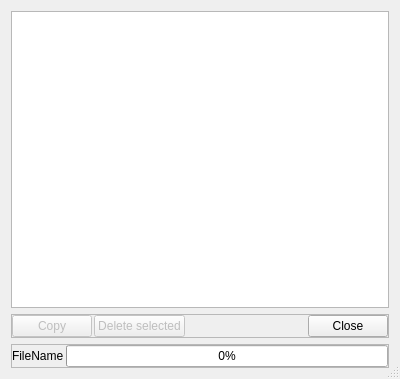
<?xml version="1.0" encoding="UTF-8"?>
<ui version="4.0">
 <class>DownloadDialog</class>
 <widget class="QDialog" name="DownloadDialog">
  <property name="geometry">
   <rect>
    <x>0</x>
    <y>0</y>
    <width>400</width>
    <height>379</height>
   </rect>
  </property>
  <property name="windowTitle">
   <string>Download</string>
  </property>
  <property name="sizeGripEnabled">
   <bool>true</bool>
  </property>
  <layout class="QVBoxLayout" name="verticalLayout">
   <item>
    <widget class="QListWidget" name="lwFiles">
     <property name="editTriggers">
      <set>QAbstractItemView::NoEditTriggers</set>
     </property>
     <property name="showDropIndicator" stdset="0">
      <bool>false</bool>
     </property>
     <property name="selectionMode">
      <enum>QAbstractItemView::ExtendedSelection</enum>
     </property>
     <property name="selectionBehavior">
      <enum>QAbstractItemView::SelectRows</enum>
     </property>
     <property name="selectionRectVisible">
      <bool>true</bool>
     </property>
    </widget>
   </item>
   <item>
    <widget class="QFrame" name="btn_frame">
     <property name="frameShape">
      <enum>QFrame::StyledPanel</enum>
     </property>
     <property name="frameShadow">
      <enum>QFrame::Raised</enum>
     </property>
     <layout class="QHBoxLayout" name="horizontalLayout">
      <property name="spacing">
       <number>2</number>
      </property>
      <property name="leftMargin">
       <number>0</number>
      </property>
      <property name="topMargin">
       <number>0</number>
      </property>
      <property name="rightMargin">
       <number>0</number>
      </property>
      <property name="bottomMargin">
       <number>0</number>
      </property>
      <item>
       <widget class="QPushButton" name="bCopy">
        <property name="enabled">
         <bool>false</bool>
        </property>
        <property name="text">
         <string>Copy</string>
        </property>
        <property name="icon">
         <iconset resource="video_hub.qrc">
          <normaloff>:/Icons/res/Download.png</normaloff>:/Icons/res/Download.png</iconset>
        </property>
        <property name="iconSize">
         <size>
          <width>22</width>
          <height>22</height>
         </size>
        </property>
       </widget>
      </item>
      <item>
       <widget class="QPushButton" name="bRemoveFiles">
        <property name="enabled">
         <bool>false</bool>
        </property>
        <property name="text">
         <string>Delete selected</string>
        </property>
        <property name="icon">
         <iconset resource="video_hub.qrc">
          <normaloff>:/Icons/res/movie_remove.png</normaloff>:/Icons/res/movie_remove.png</iconset>
        </property>
        <property name="iconSize">
         <size>
          <width>22</width>
          <height>22</height>
         </size>
        </property>
       </widget>
      </item>
      <item>
       <spacer name="horizontalSpacer">
        <property name="orientation">
         <enum>Qt::Horizontal</enum>
        </property>
        <property name="sizeHint" stdset="0">
         <size>
          <width>40</width>
          <height>20</height>
         </size>
        </property>
       </spacer>
      </item>
      <item>
       <widget class="QPushButton" name="pushButtonClose">
        <property name="text">
         <string>Close</string>
        </property>
       </widget>
      </item>
     </layout>
    </widget>
   </item>
   <item>
    <widget class="QFrame" name="info_frame">
     <property name="frameShape">
      <enum>QFrame::StyledPanel</enum>
     </property>
     <property name="frameShadow">
      <enum>QFrame::Raised</enum>
     </property>
     <layout class="QHBoxLayout" name="horizontalLayout_2">
      <property name="spacing">
       <number>2</number>
      </property>
      <property name="leftMargin">
       <number>0</number>
      </property>
      <property name="topMargin">
       <number>0</number>
      </property>
      <property name="rightMargin">
       <number>0</number>
      </property>
      <property name="bottomMargin">
       <number>0</number>
      </property>
      <item>
       <widget class="QLabel" name="curr_file">
        <property name="text">
         <string>FileName</string>
        </property>
       </widget>
      </item>
      <item>
       <widget class="QProgressBar" name="pbProgress">
        <property name="value">
         <number>0</number>
        </property>
       </widget>
      </item>
     </layout>
    </widget>
   </item>
  </layout>
 </widget>
 <resources>
  <include location="video_hub.qrc"/>
 </resources>
 <connections>
  <connection>
   <sender>pushButtonClose</sender>
   <signal>clicked()</signal>
   <receiver>DownloadDialog</receiver>
   <slot>close()</slot>
   <hints>
    <hint type="sourcelabel">
     <x>352</x>
     <y>324</y>
    </hint>
    <hint type="destinationlabel">
     <x>199</x>
     <y>189</y>
    </hint>
   </hints>
  </connection>
 </connections>
</ui>
